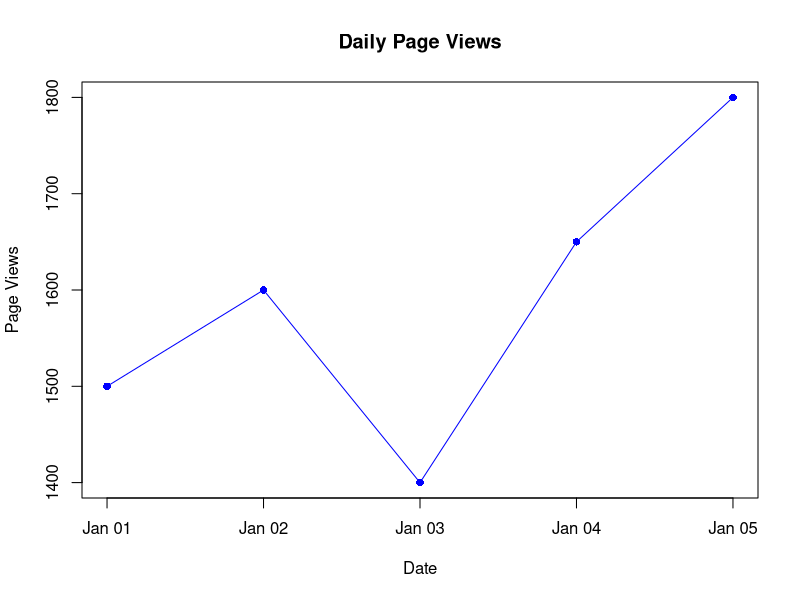
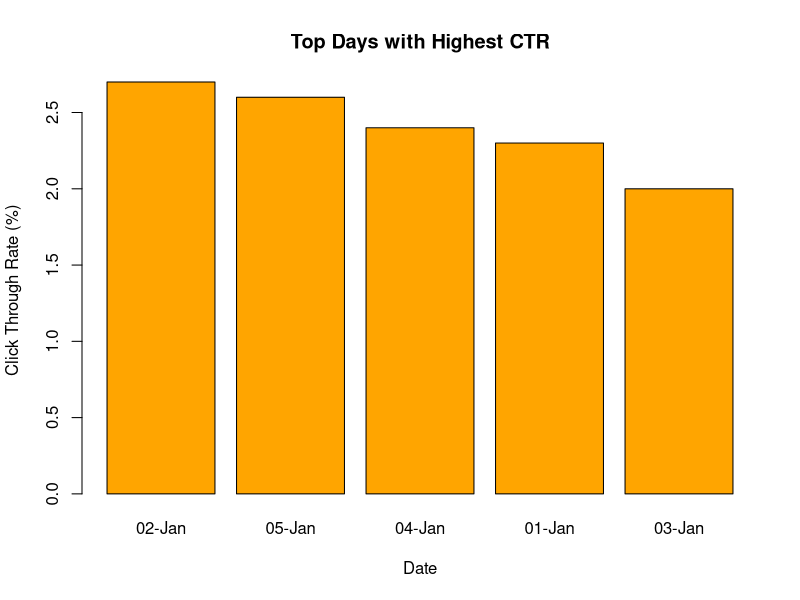
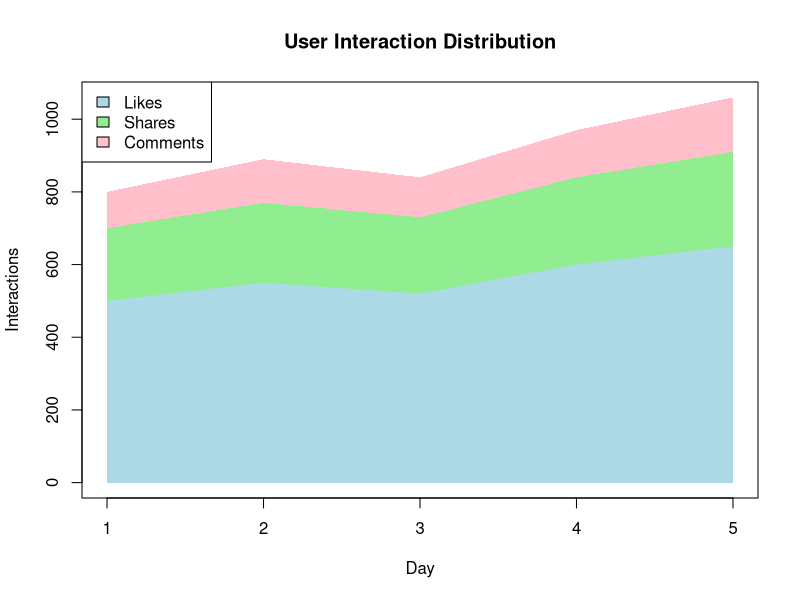

Write R code to recreate these figures, in order.
traffic <- data.frame(
  Date = as.Date(c("2023-01-01","2023-01-02","2023-01-03","2023-01-04","2023-01-05")),
  PageViews = c(1500,1600,1400,1650,1800),
  CTR = c(2.3,2.7,2.0,2.4,2.6)
)

plot(traffic$Date,
     traffic$PageViews,
     type = "o",
     col = "blue",
     pch = 16,
     xlab = "Date",
     ylab = "Page Views",
     main = "Daily Page Views")

top <- traffic[order(-traffic$CTR), ]

barplot(top$CTR,
        names.arg = format(top$Date, "%d-%b"),
        col = "orange",
        xlab = "Date",
        ylab = "Click Through Rate (%)",
        main = "Top Days with Highest CTR")

likes <- c(500,550,520,600,650)
shares <- c(200,220,210,240,260)
comments <- c(100,120,110,130,150)

interaction <- rbind(likes, shares, comments)

x <- 1:5

plot(x, likes,
     type = "n",
     ylim = c(0, max(likes + shares + comments)),
     xlab = "Day",
     ylab = "Interactions",
     main = "User Interaction Distribution")

polygon(c(x, rev(x)),
        c(rep(0,5), rev(likes)),
        col = "lightblue",
        border = NA)

polygon(c(x, rev(x)),
        c(likes, rev(likes + shares)),
        col = "lightgreen",
        border = NA)

polygon(c(x, rev(x)),
        c(likes + shares, rev(likes + shares + comments)),
        col = "pink",
        border = NA)

legend("topleft",
       legend = c("Likes","Shares","Comments"),
       fill = c("lightblue","lightgreen","pink"))
